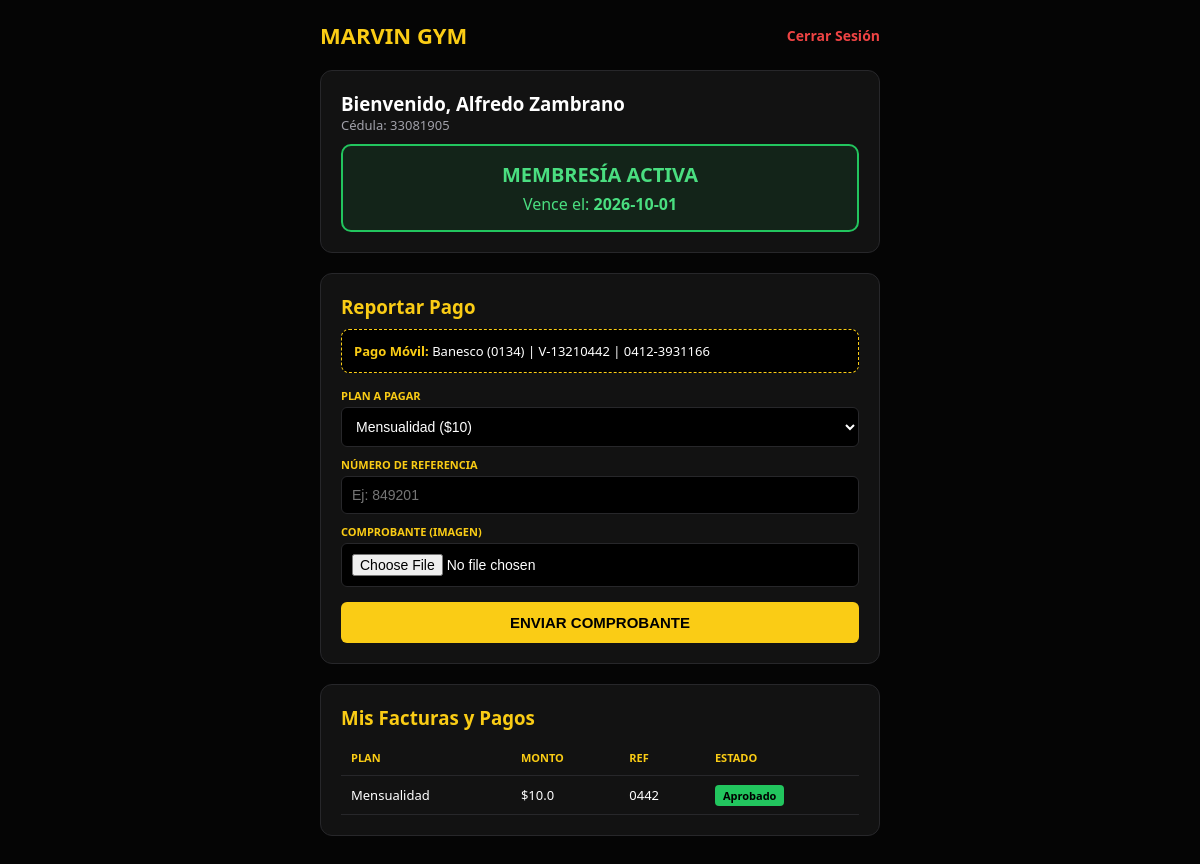
The app's page /perfil (signed in) with its own data.
### tables this page shows
CREATE TABLE usuarios (
            id INTEGER PRIMARY KEY AUTOINCREMENT,
            nombre TEXT NOT NULL,
            cedula TEXT NOT NULL UNIQUE,
            telefono TEXT NOT NULL,
            password TEXT NOT NULL,
            fecha_vencimiento DATE DEFAULT '2000-01-01'
        );

CREATE TABLE pagos (
            id INTEGER PRIMARY KEY AUTOINCREMENT,
            usuario_id INTEGER NOT NULL,
            tipo_plan TEXT NOT NULL,
            monto REAL NOT NULL,
            referencia TEXT NOT NULL,
            comprobante_path TEXT NOT NULL,
            estado TEXT DEFAULT 'Pendiente',
            fecha_registro TIMESTAMP DEFAULT CURRENT_TIMESTAMP,
            FOREIGN KEY(usuario_id) REFERENCES usuarios(id)
        );

### main.py (the view)
@app.route('/perfil')
def perfil():
    if 'usuario_id' not in session:
        return redirect(url_for('login'))
    conn = sqlite3.connect('gym.db')
    c = conn.cursor()
    c.execute('SELECT nombre, cedula, telefono, fecha_vencimiento FROM usuarios WHERE id = ?', (session['usuario_id'],))
    user = c.fetchone()
    c.execute('SELECT tipo_plan, monto, referencia, estado, fecha_registro FROM pagos WHERE usuario_id = ? ORDER BY fecha_registro DESC', (session['usuario_id'],))
    facturas = c.fetchall()
    conn.close()
    hoy = datetime.now().date()
    vencimiento = datetime.strptime(user[3], '%Y-%m-%d').date()
    dias_restantes = (vencimiento - hoy).days
    estado_membresia = "ACTIVA" if dias_restantes > 0 else "VENCIDA"
    return render_template('perfil.html', user={
        'nombre': user[0],
        'cedula': user[1],
        'telefono': user[2],
        'vencimiento': user[3],
        'dias': dias_restantes,
        'estado': estado_membresia
    }, facturas=facturas, pago_movil=PAGO_MOVIL)

### templates/perfil.html (shortened to what this page needs)
<!DOCTYPE html>
<html lang="es">
<head>
</head>
<body>
    <div class="header">
        <h1>Marvin <span>Gym</span></h1>
        <a href="/logout" class="logout">Cerrar Sesión</a>
    </div>
    <div class="card">
        <h3>Bienvenido, {{ user.nombre }}</h3>
        <p style="color: #a1a1aa; font-size: 13px;">Cédula: {{ user.cedula }}</p>
        <div class="status-box status-{{ user.estado }}">
            <h2 style="font-size: 20px;">MEMBRESÍA {{ user.estado }}</h2>
            <p style="margin-top: 5px;">Vence el: <strong>{{ user.vencimiento }}</strong></p>
        </div>
    </div>
    <div class="card">
        <h3 style="color: #facc15; margin-bottom: 10px;">Reportar Pago</h3>
        <div class="pm-box">
            <strong style="color: #facc15;">Pago Móvil:</strong> {{ pago_movil.banco }} | {{ pago_movil.cedula }} | {{ pago_movil.telefono }}
        </div>
        <form action="/reportar_pago" method="POST" enctype="multipart/form-data">
            <label>Plan a Pagar</label>
            <select name="tipo_plan" required>
                <option value="Mensualidad">Mensualidad ($10)</option>
            </select>
            <label>Número de Referencia</label>
            <input type="text" name="referencia" placeholder="Ej: 849201" required>
            <label>Comprobante (Imagen)</label>
            <input type="file" name="comprobante" accept="image/*" required>
            <button type="submit">Enviar Comprobante</button>
        </form>
    </div>
    <div class="card">
        <h3 style="color: #facc15; margin-bottom: 10px;">Mis Facturas y Pagos</h3>
        {% if facturas %}
        <table>
            <thead>
                <tr>
                    <th>Plan</th>
                    <th>Monto</th>
                    <th>Ref</th>
                    <th>Estado</th>
                </tr>
            </thead>
            <tbody>
                {% for f in facturas %}
                <tr>
                    <td>{{ f[0] }}</td>
                    <td>${{ f[1] }}</td>
                    <td>{{ f[2] }}</td>
                    <td><span class="badge badge-{{ f[3] }}">{{ f[3] }}</span></td>
                </tr>
                {% endfor %}
            </tbody>
        </table>
        {% else %}
        <p style="color: #71717a; font-size: 13px;">No has realizado ningún pago aún.</p>
        {% endif %}
    </div>
</body>
</html>

### templates/perfil.html (style rules this page uses)
* { box-sizing: border-box; margin: 0; padding: 0; }
body { font-family: 'Segoe UI', sans-serif; background-color: #050505; color: #fff; padding: 20px; max-width: 600px; margin: 0 auto; }
.header { display: flex; justify-content: space-between; align-items: center; margin-bottom: 20px; }
h1 { color: #facc15; font-size: 22px; text-transform: uppercase; }
.logout { color: #ef4444; text-decoration: none; font-weight: bold; font-size: 14px; }
.card { background: #121212; border: 1px solid #27272a; padding: 20px; border-radius: 12px; margin-bottom: 20px; }
.status-box { text-align: center; border: 2px solid; padding: 15px; border-radius: 10px; margin-top: 10px; }
.status-ACTIVA { border-color: #22c55e; background: rgba(34, 197, 94, 0.1); color: #4ade80; }
.pm-box { background: #000; border: 1px dashed #facc15; border-radius: 8px; padding: 12px; margin-bottom: 15px; font-size: 13px; }
label { display: block; font-size: 11px; color: #facc15; margin-top: 10px; margin-bottom: 4px; font-weight: bold; text-transform: uppercase; }
input, select { width: 100%; padding: 10px; border-radius: 6px; border: 1px solid #27272a; background: #000; color: #fff; font-size: 14px; }
button { width: 100%; background: #facc15; color: #000; border: none; padding: 12px; border-radius: 6px; font-weight: bold; font-size: 15px; margin-top: 15px; cursor: pointer; text-transform: uppercase; }
table { width: 100%; border-collapse: collapse; margin-top: 10px; font-size: 13px; }
th, td { padding: 10px; text-align: left; border-bottom: 1px solid #27272a; }
th { color: #facc15; text-transform: uppercase; font-size: 11px; }
.badge { padding: 3px 8px; border-radius: 4px; font-size: 11px; font-weight: bold; }
.badge-Aprobado { background: #22c55e; color: #000; }

### records on screen
usuarios: nombre "Alfredo Zambrano", cedula "33081905", vencimiento "2026-10-01"
pagos: tipo_plan "Mensualidad", monto "10.0", referencia "0442", estado "Aprobado"

### other values on screen
{{ user.estado }} "ACTIVA"
{{ pago_movil.banco }} "Banesco (0134)"
{{ pago_movil.cedula }} "V-13210442"
{{ pago_movil.telefono }} "0412-3931166"
